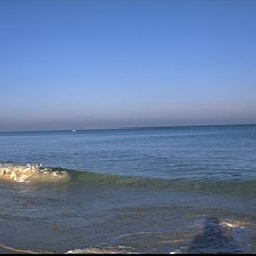
#> input picture classification/3scenes/coast/coast_art1130.jpg, 256 x 256 px; its folder holds only this picture in this run
$ python classify_image.py
#> lines starting #> are read from the running program, lines starting #| are printed output that depends on the picture
from sklearn.neighbors import KNeighborsClassifier
from sklearn.naive_bayes import GaussianNB
from sklearn.linear_model import LogisticRegression
from sklearn.svm import SVC
from sklearn.tree import DecisionTreeClassifier
from sklearn.ensemble import RandomForestClassifier
from sklearn.neural_network import MLPClassifier
from sklearn.preprocessing import LabelEncoder
from sklearn.model_selection import train_test_split
from sklearn.metrics import classification_report
from PIL import Image
from imutils import paths
import numpy as np
import argparse
import os


# method untuk mengekstrak fitur warna RGB pada gambar
# di bawah method akan mengembalikan nilai mean dan standar deviasi dari masing-masing fitur yang disimpan di features
def extract_color_stats(image):
    (R,G,B) = image.split()
    features = [np.mean(R), np.mean(G), np.mean(B), np.std(R), np.std(G), np.std(B)]
    return features

# mengambil argument lalu diparsing ke dictionary args
# argument -m untuk menggunakan model yang ada, -d untuk menggunakan dataset dari folder 3scenes
ap = argparse.ArgumentParser()
ap.add_argument("-d", "--dataset", type=str, default="3scenes",
                help="path to directory containing the '3scenes' dataset")
ap.add_argument("-m", "--model", type=str, default="knn",
                    help="type of python machine learning model to use")
args = vars(ap.parse_args())
#print(args) >> {'dataset': 'coast', 'model': 'decision_tree'}

# model-model algoritma machine learning yang dapat digunakan
models = {
    "knn": KNeighborsClassifier(n_neighbors=1),
    "naive_bayes": GaussianNB(),
    "logit": LogisticRegression(solver="lbfgs", multi_class="auto"),
    "svm": SVC(kernel="linear"),
    "decision_tree": DecisionTreeClassifier(),
    "random_forest": RandomForestClassifier(n_estimators=100),
    "mlp": MLPClassifier()
    }

# mengekstrak gambar dari list dataset yang ada
print("[INFO] extracting image features...")
imagePaths = paths.list_images(args["dataset"]) #objek list gambar
data = []
labels = []

# mengekstrak fitur warna setiap gambar dari setiap dataset
for imagePath in imagePaths:
    image = Image.open(imagePath)
#> image is the input picture: PIL image 256x256 RGB; mean R, G, B 99.9, 123.5, 162.1
    features = extract_color_stats(image)
#> in extract_color_stats, `(R,G,B) = image.split()`:
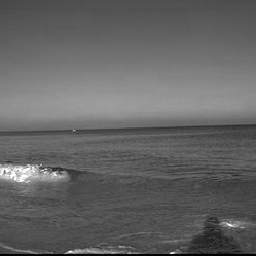
#> R: PIL image 256x256 L; min 0, max 255, mean 99.9
#> in extract_color_stats, `(R,G,B) = image.split()`:
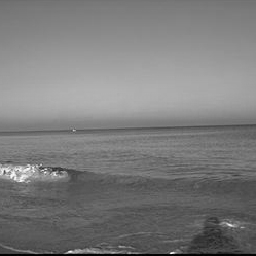
#> G: PIL image 256x256 L; min 0, max 254, mean 123.5
#> in extract_color_stats, `(R,G,B) = image.split()`:
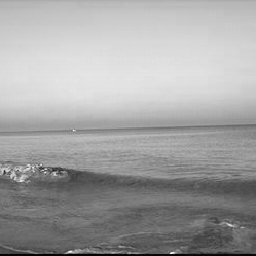
#> B: PIL image 256x256 L; min 0, max 255, mean 162.1
#> in extract_color_stats, `features = [np.mean(R), np.mean(G), np.mean(B), np.std(R), np.std(G), ..`: features = [99.95, 123.5, 162.1, 28.51, 32.28, 49.89]
#> features = [99.95, 123.5, 162.1, 28.51, 32.28, 49.89]
    data.append(features)
    # label menyimpan list kedua dari kanan pada directory gambar
    label = imagePath.split(os.path.sep)[-2]
    #print(imagePath) >> 3scenes\coast\coast_arnat59.jpg
    #print(label) >> coast/forest/highway
    labels.append(label)
#> pass 2 of the loop `for imagePath in imagePaths:`:
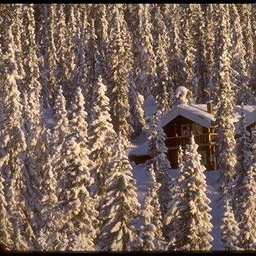
#> input picture classification/3scenes/forest/forest_art114.jpg, 256 x 256 px
#> image is the input picture: PIL image 256x256 RGB; mean R, G, B 119.8, 99.1, 87.5
#> in extract_color_stats (call 2), `(R,G,B) = image.split()`:
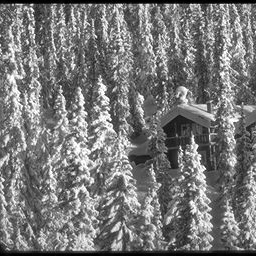
#> R: PIL image 256x256 L; min 0, max 255, mean 119.8
#> in extract_color_stats (call 2), `(R,G,B) = image.split()`:
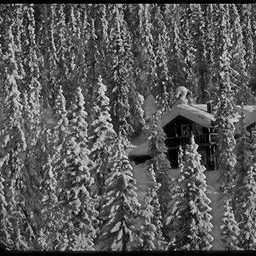
#> B: PIL image 256x256 L; min 0, max 249, mean 87.5
#> in extract_color_stats (call 2), `features = [np.mean(R), np.mean(G), np.mean(B), np.std(R), np.std(G), ..`: features = [119.8, 99.08, 87.54, 54.67, 50.66, 45.93]

# konversi label dari string ke integer, misal coast -> 0, forest -> 1, dst
le = LabelEncoder()
labels = le.fit_transform(labels)

# split data train dan data test 75:25
(trainX, testX, trainY, testY) = train_test_split(data, labels, test_size=0.25)
#> trainX = [[99.95, 123.5, 162.1, 28.51, 32.28, 49.89]]; testX = [[119.8, 99.08, 87.54, 54.67, 50.66, 45.93]]; trainY = [0]; testY = [1]

# training data menggunakan model yang ada
print("[INFO] using '{}' model".format(args["model"]))
model = models[args["model"]]
model.fit(trainX, trainY)

# evaluasi data
print("[INFO] evaluating...")
predictions = model.predict(testX)
#> predictions = [0]
print(classification_report(testY, predictions, target_names=le.classes_))
#|               precision    recall  f1-score   support
#|        coast       0.00      0.00      0.00       0.0
#|       forest       0.00      0.00      0.00       1.0
#|     accuracy                           0.00       1.0
#|    macro avg       0.00      0.00      0.00       1.0
#| weighted avg       0.00      0.00      0.00       1.0
